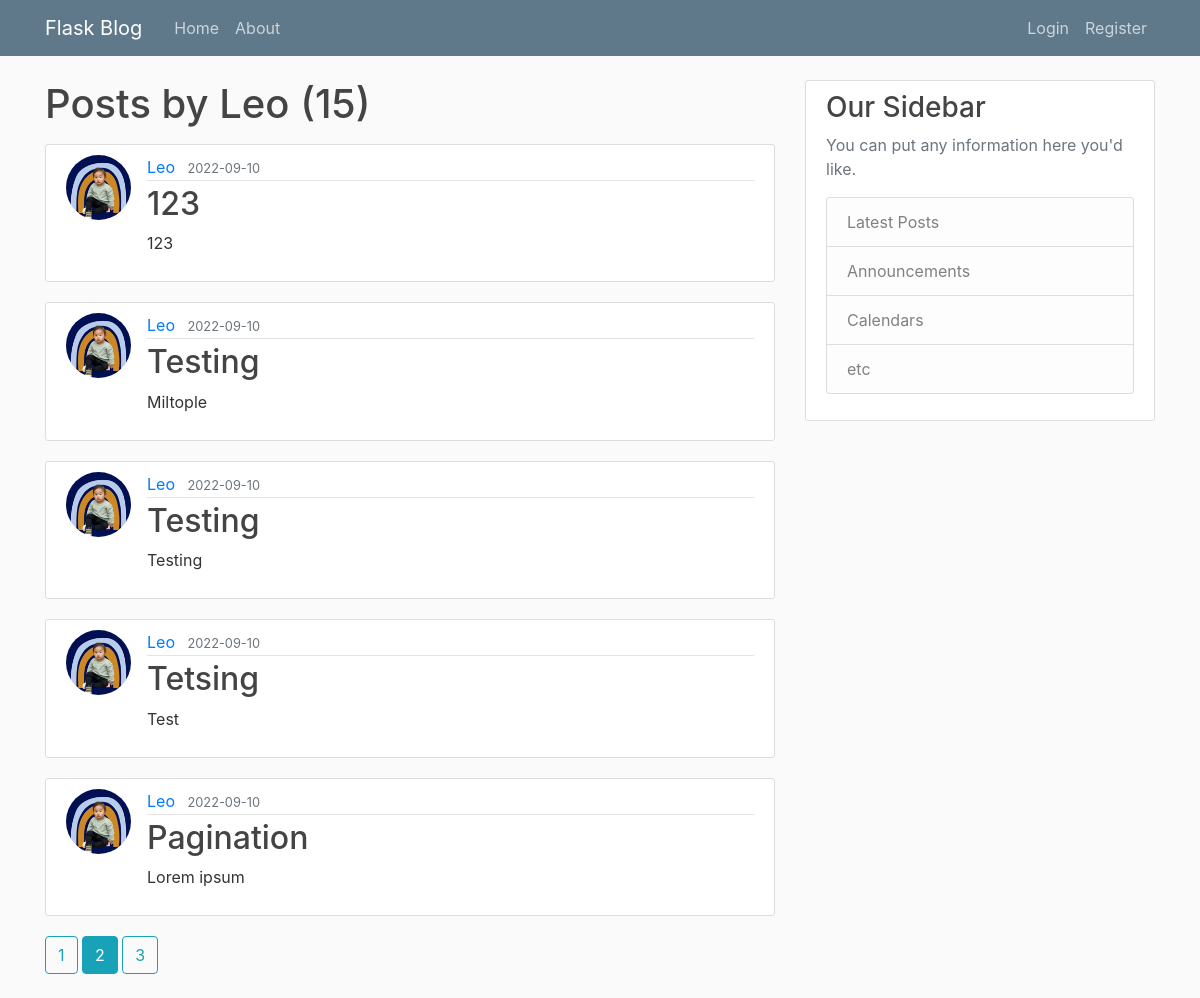
Page /user/Leo?page=2 on the committed database.
### flaskblog/models.py (models this page shows, shortened)
class User(db.Model, UserMixin):  # Inherit from db.Model. UserMixin is required.
    id = db.Column(db.Integer, primary_key=True) # User id
    username = db.Column(db.String(20), unique=True, nullable=False) # Username, 20 char length max, must be unique, must have at least a username
    email = db.Column(db.String(120), unique=True, nullable=False) # Email
    image_file = db.Column(db.String(20), nullable=False, default='default.jpeg')  # Profile pic
    password = db.Column(db.String(60), nullable=False)
    posts = db.relationship('Post', backref='author', lazy=True) # backref allows Post to get the user that created the post. Every post must have a User. But a User can have many Posts.

class Post(db.Model):  # Inherit from db.Model
    id = db.Column(db.Integer, primary_key=True)
    title = db.Column(db.String(100), nullable=False)
    date_posted = db.Column(db.DateTime, nullable=False, default=datetime.utcnow)
    content = db.Column(db.Text, nullable=False)
    user_id = db.Column(db.Integer, db.ForeignKey('user.id'), nullable=False)

### flaskblog/users/routes.py (the view)
@users.route("/user/<string:username>")  # show posts for only specific username
def user_posts(username):
    page = request.args.get('page', 1, type=int)  # variable for the page selected for posts var below, picked up as a request.args. type=int will throw value error if page is anything but an int. Default = 1.
    user = User.query.filter_by(username=username).first_or_404() # get first user with this username or 404. username from the route variable
    posts = Post.query.filter_by(author=user)\
        .order_by(Post.date_posted.desc())\
            .paginate(page=page, per_page=5)
    return render_template('user_posts.html', posts=posts, user=user)

### flaskblog/templates/user_posts.html
{% extends 'layout.html' %}
{% block content %}
    <h1 class="mb-3">Posts by {{ user.username }} ({{ posts.total }})</h1>
    {% for post in posts.items %}
        <article class="media content-section">
            <img class="rounded-circle article-img" src="{{ url_for('static', filename='profile_pics/' + post.author.image_file) }}">
            <div class="media-body">
            <div class="article-metadata">
                <a class="mr-2" href="{{ url_for('users.user_posts', username=post.author.username) }}">{{ post.author.username }}</a>
                <small class="text-muted">{{ post.date_posted.strftime('%Y-%m-%d') }}</small>
            </div>
            <h2><a class="article-title" href="{{ url_for('posts.post', post_id=post.id) }}">{{ post.title }}</a></h2>
            <p class="article-content">{{ post.content }}</p>
            </div>
        </article>
    {% endfor %}
    {% for page_num in posts.iter_pages(left_edge=1, right_edge=1, left_current=1, right_current=2) %}
        {% if page_num %}
            {% if posts.page == page_num %}
                <a class="btn btn-info mb-4" href="{{ url_for('users.user_posts', username=user.username, page=page_num) }}">{{ page_num }}</a>
            {% else %}
                <a class="btn btn-outline-info mb-4" href="{{ url_for('users.user_posts', username=user.username, page=page_num) }}">{{ page_num }}</a>
            {% endif %}
        {% else %}
            ...
        {% endif %}
    {% endfor %}
{% endblock content %}

### flaskblog/static/main.css (style rules this page uses)
body { background: #fafafa; color: #333333; margin-top: 5rem; }
h1, h2, h3, h4, h5, h6 { color: #444444; }
.content-section { background: #ffffff; padding: 10px 20px; border: 1px solid #dddddd; border-radius: 3px; margin-bottom: 20px; }
.article-title { color: #444444; }
.article-content { white-space: pre-line; }
.article-img { height: 65px; width: 65px; margin-right: 16px; }
.article-metadata { padding-bottom: 1px; margin-bottom: 4px; border-bottom: 1px solid #e3e3e3 }

### rows in the picture
User: username "Leo"
Post: image_file (picture), author.username "Leo", date_posted "2022-09-10", title "123", content "123"
Post: image_file (picture), author.username "Leo", date_posted "2022-09-10", title "Testing", content "Miltople"
Post: image_file (picture), author.username "Leo", date_posted "2022-09-10", title "Testing", content "Testing"
Post: image_file (picture), author.username "Leo", date_posted "2022-09-10", title "Tetsing", content "Test"
Post: image_file (picture), author.username "Leo", date_posted "2022-09-10", title "Pagination", content "Lorem ipsum"

### other values in the picture
{{ posts.total }} "15"
{{ page_num }} "1" "3"
{{ page_num }} "2"
